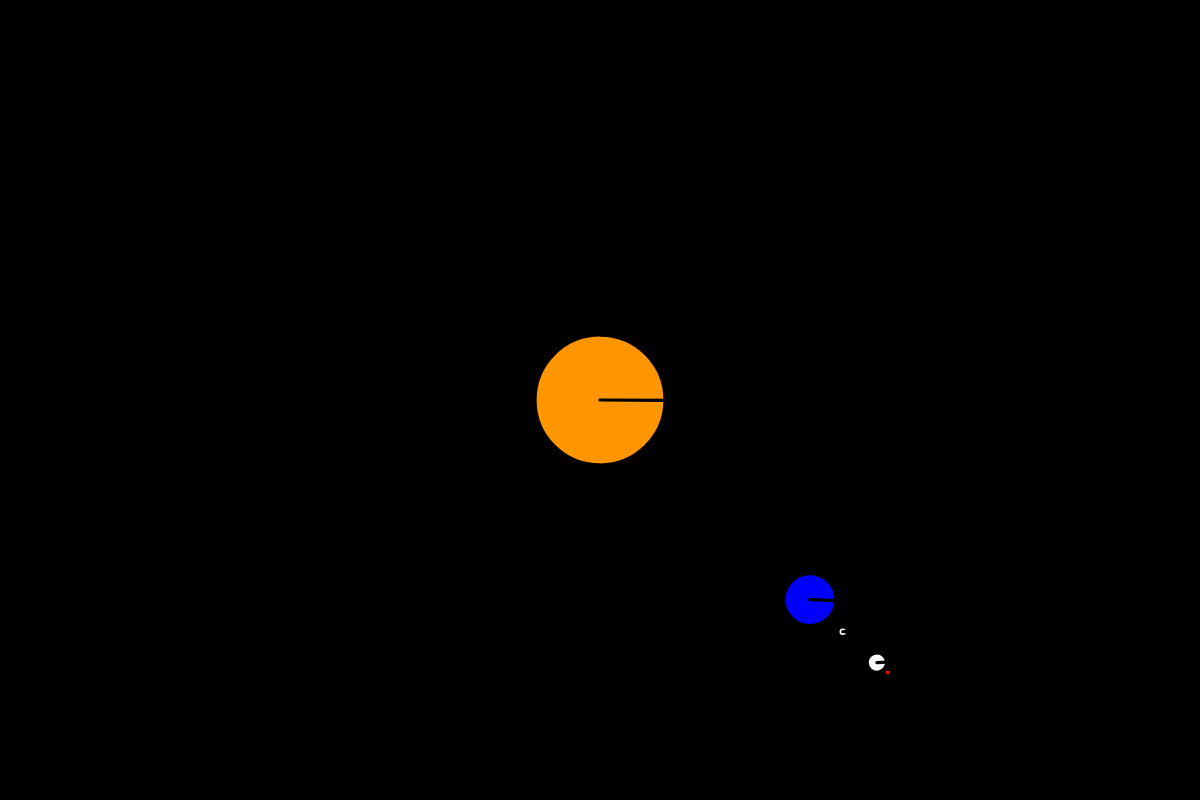
Frame 1 (no input)
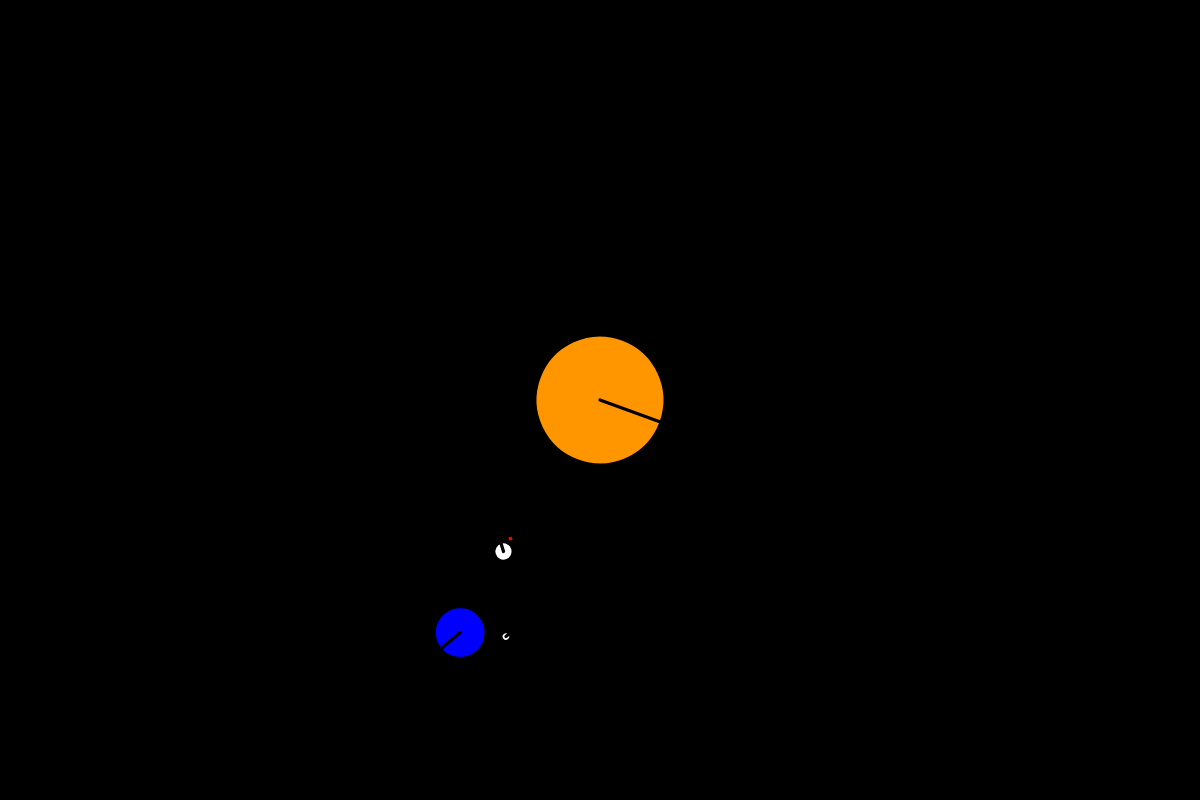
Frame 60 (no input)
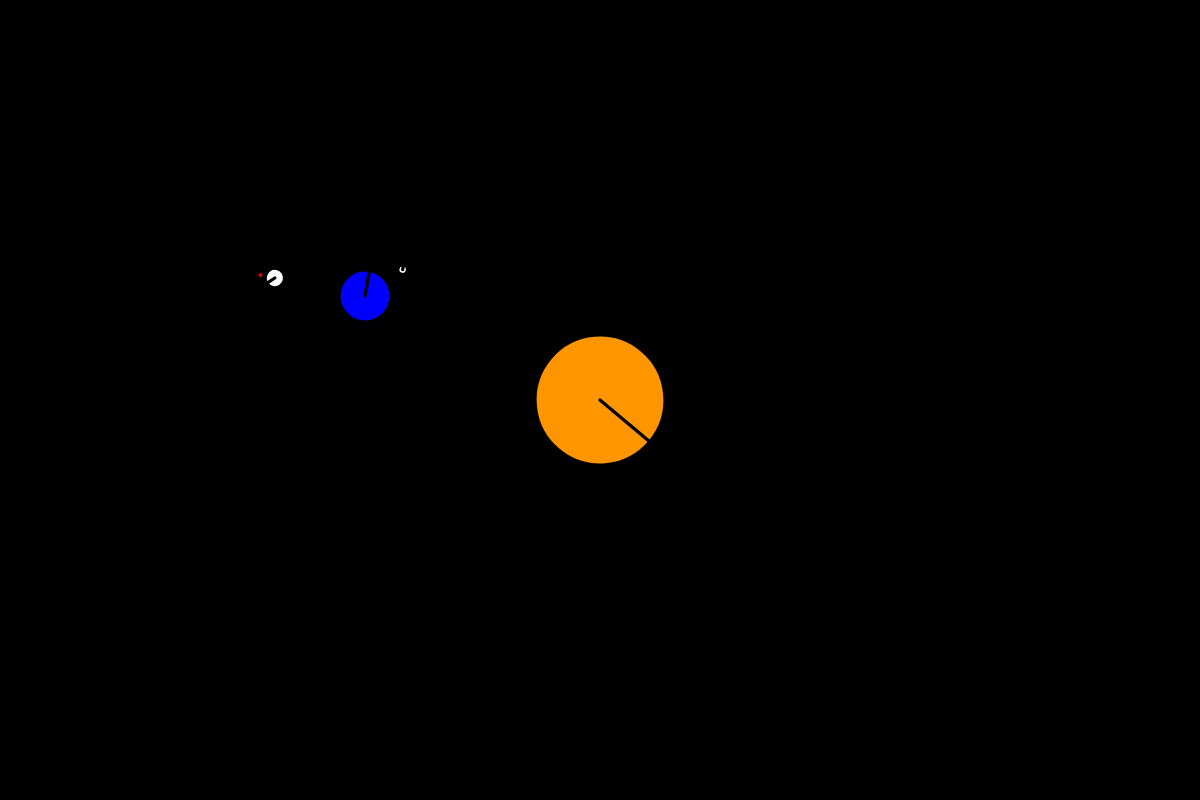
Frame 120 (the mouse pressed at the canvas centre since frame 60)

The p5.js sketch that drew these frames (run headless with seeded random() and noise() and a simulated clock; from frame 60 on, the mouse is pressed at the canvas centre):

// p5.js sketch
// ── sketch.js
var speed;

function setup() {
    createCanvas(1200, 800);
}

function draw() {
    background(0);
    speed = frameCount;
    translate(width / 2, height / 2);
    scale(.65, .65);               // Scales the ojects to fit the canvas

    push();
    rotate(radians(speed / 3));             // Step 5 = Sun spins around its axis at speed / 3 
    celestialObj(color(255, 150, 0), 200); // SUN
    translate(30, 0);


        // Step 1 & Step 2 & Step 3: Earth
        push();   
        rotate(radians(speed));             // Step 3 - Make the earth spin around its axis at velocity "speed"
        translate(300, 300);                // Step 1 - Move it to orbit 300 pixels.
        rotate(radians(speed));             // Step 2 - Rotate the earth around the sun at velocity "speed"
        celestialObj(color(0, 0, 255), 80); // Step 1 - Create an earth of color blue and size 80.

            // Step 4: The moon
            push()
            moonAngle = map(speed, 0, 175, 0, 360) // Remaps from distance and degrees of the circle
            rotate(radians(-(moonAngle * 2)))      // Step 4 - Make the moon rotate at velocity -speed*2 so it spins the opposite way to the way the earth rotates
            translate(100, 100);                   // Step 4 - Add a moon to the earth at an orbit of 100 pixels
            celestialObj(color(255, 255, 255), 30);   // Step 4 - Add a moon of color white and size 30 
            
                // Step 6: Asteroid or space ship?! hidden in the dark side of the moon
                push();
                translate(1, 1);         // Distance from the moon
                fill(255, 0, 0);         // New fill colour
                rect(10, 10, 10, 10);    // Rectangle shaped
                pop();

            pop();

            // Step 6: 2nd moon
            push();
            // var moonTwo = celestialObj;
            rotate(radians(-(speed * 3)))       // Make the moon rotate at velocity -speed*2 so it spins the opposite way to the way the earth rotates
            translate(50, 50);                  // Orbiting around the eart from distance of 100px
            celestialObj(color(255, 255, 255), 15);    // Add a moon of color white and size 30 
            pop();
        pop();
    pop();


}

function celestialObj(c, size){
    strokeWeight(5);
    fill(c);
    stroke(0);
    ellipse(0, 0, size, size);
    line(0, 0, size / 2, 0);
}
